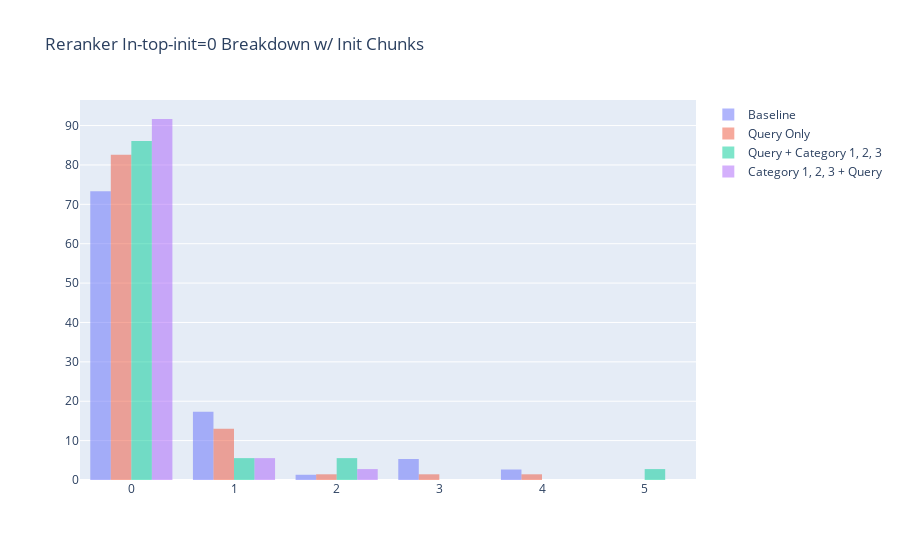

This figure's notebook cell:
### Code cell
# in top init 0 breakdown

import plotly.graph_objects as go

baseline_results_in_top = get_percent_of_chunk_with_correct_source(question_ids, baseline_results, article_numbers)
baseline_results_in_top = { k: v for k, v in baseline_results_in_top.items() if k in ids_no_intop_prior_baseline_arr }

no_search_non_required_results_in_top = get_percent_of_chunk_with_correct_source(question_ids, no_search_non_required_results, article_numbers)
no_search_non_required_results_in_top = { k: v for k, v in no_search_non_required_results_in_top.items() if k in ids_no_intop_qc_baseline }

query_category1_category2_category3_results_in_top = get_percent_of_chunk_with_correct_source(question_ids, query_category1_category2_category3_results, article_numbers)
query_category1_category2_category3_results_in_top = { k: v for k, v in query_category1_category2_category3_results_in_top.items() if k in ids_no_intop_qc_exp4 }

category1_category2_category3_query_results_in_top = get_percent_of_chunk_with_correct_source(question_ids, category1_category2_category3_query_results, article_numbers)
category1_category2_category3_query_results_in_top = { k: v for k, v in category1_category2_category3_query_results_in_top.items() if k in ids_no_intop_qc_exp3 }

trace1 = go.Histogram(
    x=list(baseline_results_in_top.values()),
    opacity=0.50,
    name='Baseline',
    histnorm='percent'
)

trace2 = go.Histogram(
    x=list(no_search_non_required_results_in_top.values()),
    opacity=0.50,
    name='Query Only',
    histnorm='percent'
)

trace3 = go.Histogram(
    x=list(query_category1_category2_category3_results_in_top.values()),
    opacity=0.50,
    name='Query + Category 1, 2, 3',
    histnorm='percent'
)

trace4 = go.Histogram(
    x=list(category1_category2_category3_query_results_in_top.values()),
    opacity=0.50,
    name='Category 1, 2, 3 + Query',
    histnorm='percent'
)

data = [trace1, trace2, trace3, trace4]
layout = go.Layout(barmode='group', title="Reranker In-top-init=0 Breakdown w/ Init Chunks")
fig = go.Figure(data=data, layout=layout)

fig.show()

### Figure 1 — Plotly figure (JSON) as saved in the notebook; plotly's stock layout.template omitted (floating-point values rounded to 4 significant figures)
{"data": [{"histnorm": "percent", "name": "Baseline", "opacity": 0.5, "type": "histogram", "x": [4, 0, 0, 1, 0, 0, 0, 3, 0, 0, 0, 0, 0, 0, 0, 0, 0, 0, 0, 1, 0, 0, 0, 0, 0, 0, 0, 0, 3, 0, 1, 0, 0, 0, 4, 0, 0, 1, 1, 0, 0, 0, 0, 0, 0, 0, 0, 0, 1, 3, 0, 0, 0, 0, 0, 1, 0, 0, 1, 3, 1, 0, 0, 0, 0, 1, 0, 1, 0, 0, 0, 2, 0, 1, 1]}, {"histnorm": "percent", "name": "Query Only", "opacity": 0.5, "type": "histogram", "x": [0, 0, 0, 1, 0, 0, 0, 0, 0, 0, 0, 0, 0, 0, 0, 0, 0, 0, 1, 0, 0, 0, 0, 0, 0, 0, 0, 3, 0, 1, 0, 0, 0, 0, 0, 0, 1, 1, 0, 0, 0, 0, 0, 0, 0, 0, 0, 0, 0, 0, 0, 0, 0, 0, 4, 0, 0, 0, 0, 1, 0, 1, 0, 0, 0, 2, 0, 1, 1]}, {"histnorm": "percent", "name": "Query + Category 1, 2, 3", "opacity": 0.5, "type": "histogram", "x": [0, 0, 0, 2, 0, 0, 1, 0, 0, 0, 0, 0, 1, 0, 0, 0, 0, 0, 0, 0, 0, 0, 0, 0, 0, 0, 0, 0, 0, 0, 0, 2, 0, 0, 5, 0]}, {"histnorm": "percent", "name": "Category 1, 2, 3 + Query", "opacity": 0.5, "type": "histogram", "x": [0, 0, 0, 0, 0, 0, 0, 0, 2, 0, 0, 1, 0, 0, 0, 1, 0, 0, 0, 0, 0, 0, 0, 0, 0, 0, 0, 0, 0, 0, 0, 0, 0, 0, 0, 0]}], "layout": {"barmode": "group", "title": {"text": "Reranker In-top-init=0 Breakdown w/ Init Chunks"}}}
